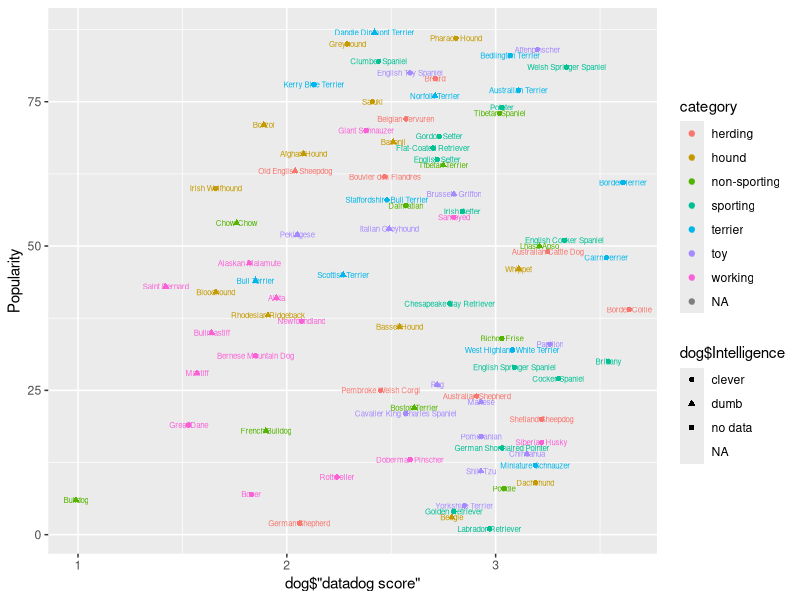

The R source for this figure:
## ---- chunk 1
knitr::opts_chunk$set(echo = TRUE)
library(readxl)
library(ggplot2)
library(dplyr)
library(tidyr)
library(readr)
library(stringr)
library(tidyverse)
library(lubridate)
library(magrittr)
## ---- chunk 2
bst_in_shw <- read_excel('KIB - Best in Show (public)1.xlsx', sheet='Best in show full sheet')
## ---- chunk 3
dog <- bst_in_shw %>%
  select(1, 2, 3, 5, 8, 27)
colnames(dog)
head(dog$Intelligence)
#factor(dog$size)
dog$size[dog$size == 'small'] <- 5
dog$size[dog$size == 'medium'] <- 10
dog$size[dog$size == 'large'] <- 15
dog$Intelligence[as.numeric(dog$Intelligence) < 50] <- 'clever'
dog$Intelligence[as.numeric(dog$Intelligence) > 49] <- 'dumb'

## ---- chunk 4
dog %>%
  ggplot(aes(x=dog$'datadog score', y=Popularity, color = category)) + geom_point(aes(shape=dog$'Intelligence')) + geom_text(label=dog$'Dog breed', size = 2)
